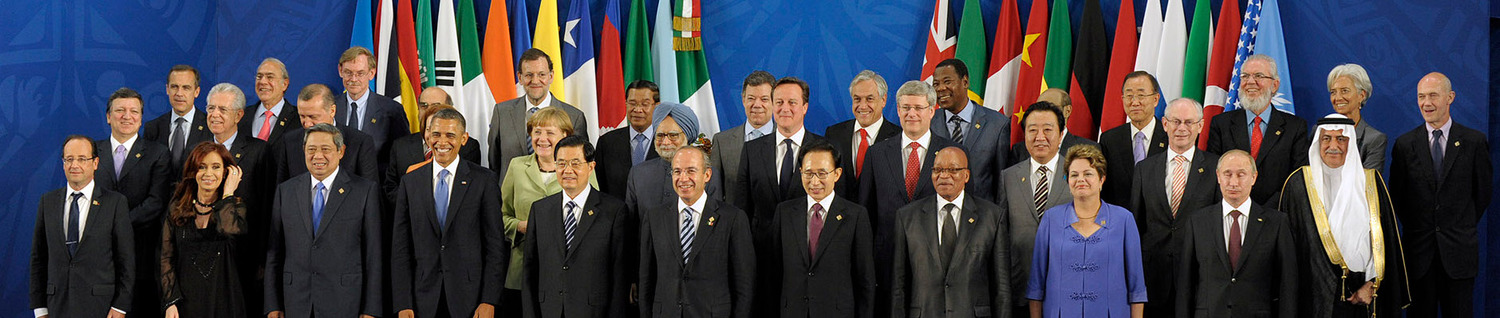
%> input picture Facedetection+Recognization/data/g20.jpg, 1500 x 318 px
$ octave vj.m   (GNU Octave 9; MATLAB toolbox functions it lacks are replaced by stand-ins)
%> lines starting %> are read from the running program, lines starting %| are printed output that depends on the picture

% Read source image
disp('[ Reading source image ]');
imc = double(imread('../data/g20.jpg'))/255;

% Extract features from image
disp('[ Extracting features ]');
imf = mean(imc, 3); % greyscale image for now
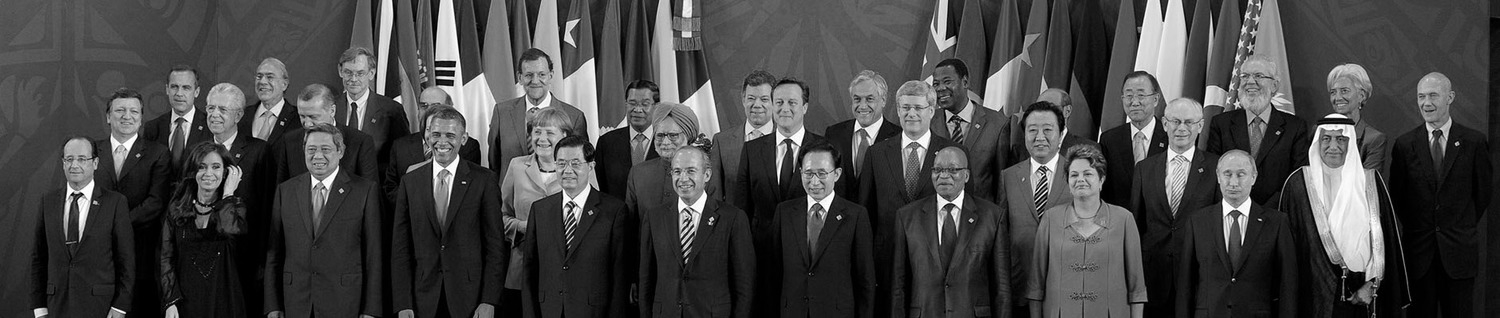
%> imf: size 318x1500 double; min 0, max 1, mean 0.272

% Select a region for template matching

% use fixed image
    imt = double(imread('../data/obama.png'));
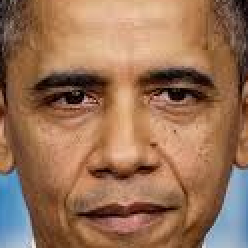
%> input picture Facedetection+Recognization/data/obama.png, 124 x 124 px (shown 2 times larger)

    imt = imresize(imt, [24 24]);
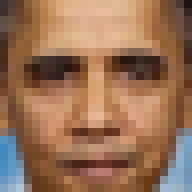
%> imt: size 24x24x3 double (shown 8 times larger); mean R, G, B 152.9, 113.2, 86.5
    template = mean(imt, 3); % greyscale image for now
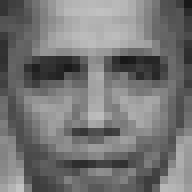
%> template: size 24x24 double (shown 8 times larger); min 24.21, max 195.7, mean 117.5
    imshow(template/255);
    %template = template - mean(template(:));
    %I = integralImage(template);


%> (the run ends here)
